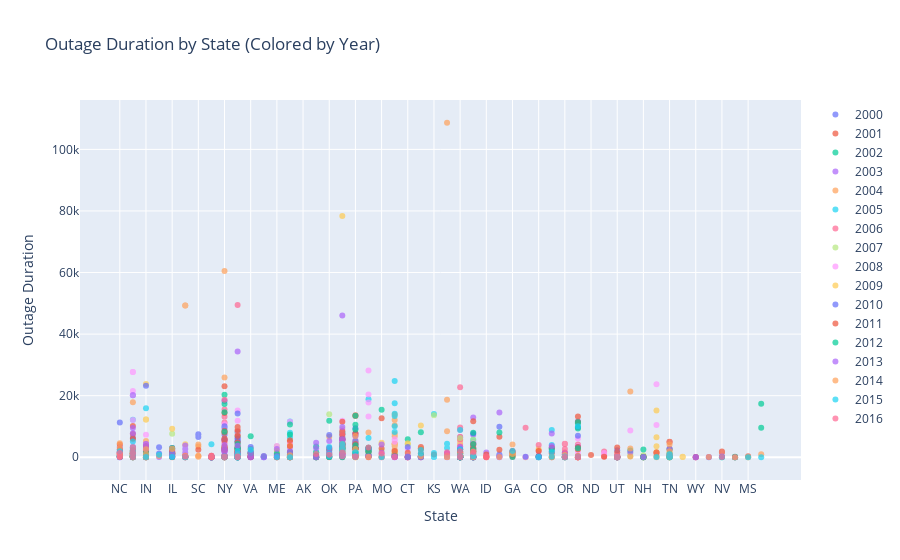

Here is the notebook cell this chart was saved with:
### Markdown cell above
### EDA

### Code cell
year_duration = go.Figure()

for year in data['Year'].unique():
    year_data = data[data['Year'] == year]
    year_duration.add_trace(go.Scatter(
        x=year_data['State'],
        y=year_data['Outage Duration'],
        mode='markers',
        name=year,
        marker=dict(size=6),
        opacity=0.7
    ))

year_duration.update_layout(
    title='Outage Duration by State (Colored by Year)',
    xaxis_title='State',
    yaxis_title='Outage Duration',
    showlegend=True
)

year_duration.show()

### Figure 1 — Plotly figure (JSON) as saved in the notebook; plotly's stock layout.template omitted (floating-point values rounded to 4 significant figures; data arrays with more than 128 entries replaced by an {"elided": "..."} marker saying what was removed)
{"data": [{"marker": {"size": 6}, "mode": "markers", "name": "2000", "opacity": 0.7, "type": "scatter", "x": ["NC", "TX", "TX", "IN", "AL", "AL", "AL", "IL", "IL", "IL", "AZ", "TX", "AZ", "NC", "NC", "SC", "SC", "DE", "NY", "CA", "VA", "NM", "ME", "OH", "TX", "AK"], "y": [null, 70, null, null, null, 3264, 1230, null, null, 1200, 66, 2159, null, 11280, 2490, 7440, 6600, null, 681, null, null, 0, null, null, 480, null]}, {"marker": {"size": 6}, "mode": "markers", "name": "2001", "opacity": 0.7, "type": "scatter", "x": ["TX", "NY", "VA", "CA", "CA", "CA", "CA", "TX", "CA", "CA", "CA", "CA", "CA", "TX", "MA"], "y": [10140, 494, 241, 108, 75, null, 141, 167, 140, 2055, 1835, 554, 316, 1440, 103]}, {"marker": {"size": 6}, "mode": "markers", "name": "2002", "opacity": 0.7, "type": "scatter", "x": ["CA", "OK", "MI", "PA", "PA", "CA", "CA", "LA", "VA", "CA", "MO", "AZ", "FL", "CT", "CA", "AR", "KS"], "y": [2820, 11880, 3600, 2790, 720, 336, 5160, null, 2691, 47, 15420, null, 230, 5880, 6780, 8160, null]}, {"marker": {"size": 6}, "mode": "markers", "name": "2003", "opacity": 0.7, "type": "scatter", "x": ["WI", "CA", "TX", "MI", "NC", "MA", "WA", "MD", "MI", "TX", "PA", "MD", "ID", "MI", "MD", "FL", "MD", "AZ", "MI", "NC", "CA", "NC", "AZ", "MI", "MD", "VA", "TX", "NY", "DC", "NY", "NY", "OH", "CA", "VA", "MI", "IL", "WI", "NY", "CA", "MI", "MI", "IL", "OH", "OH", "CA", "IL"], "y": [960, 721, 757, 3300, 3388, 115, 6480, 7298, 761, 9486, 4338, 4080, 1548, 46080, 12890, 816, 1950, 35, 2694, 1528, 1914, 15, 100, 5700, 4920, 115, 186, 2089, 14500, 2100, 5513, 1440, 125, 131, 5820, 360, 1219, 1732, 5910, 3051, 4200, 120, 3137, 5040, 34390, 960]}, {"marker": {"size": 6}, "mode": "markers", "name": "2004", "opacity": 0.7, "type": "scatter", "x": ["FL", "IL", "FL", "FL", "TX", "AZ", "TX", "FL", "FL", "FL", "FL", "FL", "AZ", "IL", "FL", "FL", "GA", "VA", "WA", "CA", "CA", "TX", "IN", "CA", "NE", "CA", "TX", "TX", "TX", "CA", "CA", "CA", "GA", "CA", "GA", "CA", "TX", "GA", "WA", "GA", "CA", "MI", "FL", "OH", "MI", "OH", "NY", "NY", "LA", "PA", "LA", "MI", "FL", "NY", "FL", "FL", "FL", "FL", "OK", "FL", "SC", "NC", "MI", "AZ", "ID", "MI", "MD", "MA", "SC", "LA", "MD"], "y": [1099, 1530, 2460, 13920, 1200, 49320, 150, 2040, 10380, 7560, 221, 6840, 49320, 1320, 1680, 12060, 1560, 624, 5340, 161, 572, 39, 5250, 2759, 4, 64, 1200, 600, 17865, 1414, 2790, 33, 810, 270, 1800, 1950, 900, 360, 4285, 360, 900, 5840, 3600, 4920, 3360, 4920, 3120, 2400, 8054, 2319, 1755, 5700, 4320, 4680, 480, 1005, 221, 4320, 6685, 4320, 488, 1890, 4560, 418, 95, 7800, 2279, 374, 3480, 2100, 1671]}, {"marker": {"size": 6}, "mode": "markers", "name": "2005", "opacity": 0.7, "type": "scatter", "x": ["CA", "MI", "NY", "MI", "LA", "MI", "PA", "MI", "PA", "CO", "MN", "TX", "NC", "TX", "CA", "MN", "AR", "KS", "IN", "NC", "OH", "OH", "WI", "IL", "CA", "OH", "WI", "CA", "TX", "MI", "CA", "CA", "GA", "CA", "CA", "CA", "FL", "FL", "LA", "GA", "MD", "LA", "LA", "FL", "FL", "MD", "FL", "FL", "MD", "MI", "FL", "TX", "CA", "LA", "FL"], "y": [8100, 7530, 3240, 7620, 2160, 3120, 1757, 6510, 1714, null, 8880, 1110, 240, 420, 8, 3960, 126, 14040, 15950, 1440, 6480, 7920, 3000, 149, 250, 11640, 4410, 245, 1620, 8160, 249, 13, 1865, 171, 84, 202, 17520, 8189, 6240, 1380, 4517, 692, 18804, 720, 14101, 5628, 13430, 10080, 2760, 2939, 24780, 12180, 4740, 1440, 1080]}, {"marker": {"size": 6}, "mode": "markers", "name": "2006", "opacity": 0.7, "type": "scatter", "x": ["TX", "MD", "MD", "OH", "OR", "OR", "NJ", "IN", "CA", "MD", "NC", "NC", "OR", "CA", "PA", "WA", "CA", "PA", "WA", "CA", "CA", "PA", "CA", "PA", "WA", "WA", "NY", "IL", "CA", "PA", "NY", "IL", "NY", "WA", "CA", "WA", "IL", "WA", "WA", "CA", "NY", "OH", "NJ", "VA", "OK", "CT", "MI", "TX", "ND", "CO", "AR", "TX", "HI", "GA", "MI", "TX", "TX", "TX", "ME", "HI", "CO", "TX", "VA", "HI", "VA", "TX", "NE"], "y": [900, 3938, 2610, 1420, 4380, 4313, 3720, 4045, 437, 4440, 990, 180, 1050, 180, 3060, 22769, 2645, 4800, 6690, 365, 334, 2985, 159, 3058, 2639, 8940, 11296, 1680, 8472, 7523, 13140, 1440, 448, 9630, 180, 3507, 2370, 2820, 5855, 7371, 15492, 420, 4140, 168, 300, 145, 7080, 121, null, 439, 414, 95, 543, 120, 6420, 189, 271, 245, 198, 237, 2140, 130, 485, 1906, 1072, 600, 9600]}, {"marker": {"size": 6}, "mode": "markers", "name": "2007", "opacity": 0.7, "type": "scatter", "x": ["CA", "CA", "CA", "IL", "MI", "OK", "MI", "UT", "WA", "CT", "CA", "TX", "KS", "MI", "CA", "IA", "NY", "CA", "CA", "TX", "CA", "WA", "CA", "VA", "TX", "NH", "IL", "IL", "CA", "VA", "TX", "TX", "IA", "MI", "CA", "MD", "MI", "PA", "MI", "MD", "CA", "CA", "ME", "CA", "CA", "ME", "TX", "IN", "ME", "MO", "CA", "CA", "MI", "NY", "NY", "CA"], "y": [962, 230, 854, 7609, 9150, 13972, 5790, 283, 2040, 4260, 435, 318, 13650, 168, 3301, 1044, 3300, 182, 1560, 766, 155, 6276, 64, 816, 2340, 660, 1200, 1200, 420, 385, 690, null, 347, 3120, 300, 5790, 4830, 78, 3637, 3060, 959, 37, 1676, 4080, null, 950, 1830, 47, 3604, 2070, 17, 21, 4320, 49, 48, 1230]}, {"marker": {"size": 6}, "mode": "markers", "name": "2008", "opacity": 0.7, "type": "scatter", "x": ["MO", "NC", "PA", "CA", "PA", "CA", "CA", "PA", "CA", "OH", "FL", "CA", "CA", "IA", "KY", "KY", "KY", "KY", "ME", "NE", "ME", "ME", "TX", "PA", "WA", "NY", "OH", "CA", "NY", "CA", "GA", "LA", "CT", "LA", "TX", "MI", "MD", "FL", "MD", "MI", "MI", "OH", "MI", "FL", "NY", "FL", "MI", "MI", "LA", "FL", "FL", "LA", "NY", "CA", "PA", "OH", "UT", "MI", "FL", "HI", "OH", "MI", "CT", "OR", "LA", "FL", "LA", "MI", "CA", "NY", "IN", "IN", "CA", "TX", "NJ", "TN", "IN", "CA", "NJ", "IN", "NJ", "IN", "IL", "CA", "NJ", "CA", "NC", "IN", "IL", "CA", "IL", "TX", "CA", "CA", "IN", "IL", "IN", "CA", "CA", "VA", "TX", "VA", "IN", "CA", "VA", "CA", "TX", "CA", "TX", "TX", "CA"], "y": [870, 1318, 299, 523, 6713, null, 749, 6938, 1054, 2190, 182, 224, 15180, 8670, 10499, 23700, 1020, 300, 618, 60, 1037, 3667, 27698, 2684, 248, 3584, 805, 270, 50, 437, 1950, 17812, 2640, 20416, 847, 8922, 4470, 91, 1320, 11850, 5580, 11420, 4110, 155, 10726, 5820, 270, 705, 28170, 5071, 61, 355, 5400, 155, 5579, 11531, 871, 5115, 38, 1367, 4200, 7650, 110, 200, 420, 396, 13215, 1140, 3, 4710, 3872, 10, 269, 3360, 333, 840, 96, 4605, 3599, 2120, 6090, 35, 720, 252, 1365, 865, 885, 233, 3000, 751, 810, 5595, 214, 761, 1130, 2010, 7319, 759, 234, 570, 27698, 1826, 1, 11867, 424, 829, 12124, 1035, 3569, 21540, 179]}, {"marker": {"size": 6}, "mode": "markers", "name": "2009", "opacity": 0.7, "type": "scatter", "x": ["FL", "LA", "UT", "TX", "MI", "MD", "LA", "TX", "OH", "TX", "CA", "MI", "MI", "LA", "MI", "AR", "SD", "MI", "MI", "CA", "MI", "CA", "CA", "IN", "IN", "TX", "IL", "OH", "IN", "MI", "MI", "TN", "NC", "LA", "CA", "AZ", "TN", "IN", "TX", "CA", "IL", "CA", "CO", "VA", "MO", "KY", "CA", "WY", "CA", "CA", "KY", "TX", "CA", "KY", "KY", "WA", "TX", "KY", "MO", "AR", "OH", "TX", "TX", "ME", "LA", "MO", "ME", "VA", "CT", "SD", "TN", "PA", "TX", "GA", "CA", "CA", "TX", "TX"], "y": [1419, 300, 15, 240, 3540, 2855, 732, 1920, 930, 210, 89, 4259, 1588, 300, 3015, 2700, 181, 5670, 5700, 89, 78377, 909, 900, 23773, 65, 1560, 659, 1733, 12240, 4590, 3915, 762, 1460, 300, 326, 4200, 32, 12240, 6000, 400, 9230, 390, 2710, 2640, 4150, 1680, 125, 106, 1080, 945, 652, 885, 40, 3570, 6492, 1204, 570, 15180, 4740, 10274, 3630, 215, 1500, 881, 510, 810, 2108, 1337, 4560, 59, 136, 5160, 2220, 1200, 124, null, 224, 330]}, {"marker": {"size": 6}, "mode": "markers", "name": "2010", "opacity": 0.7, "type": "scatter", "x": ["ME", "CA", "DC", "NY", "CA", "NY", "CO", "MI", "DC", "PA", "NC", "CA", "LA", "LA", "DC", "PA", "OH", "NY", "TX", "PA", "NY", "AR", "PA", "PA", "LA", "LA", "PA", "LA", "PA", "NY", "PA", "CA", "IN", "CA", "MN", "CA", "DE", "VA", "NJ", "CA", "CA", "NJ", "IL", "TX", "TX", "VA", "MD", "NC", "MN", "WI", "WY", "NJ", "CA", "CA", "CA", "VA", "MT", "CA", "NE", "CA", "CA", "WI", "CA", "WA", "NJ", "WA", "CA", "CA", "CA", "VA", "MI", "CA", "OK", "MI", "IN", "CA", "IN", "MD", "FL", "MI", "NY", "LA", "LA", "TX", "LA", "MI", "LA", "LA", "CA", "CA", "OK", "CA", "UT", "CT", "MN", "MI", "NY", "IL", "CA", "TX", "IL", "CT", "IL", "MI", "CA", "MI"], "y": [673, 251, 390, 18240, 122, 5760, 391, 5730, 9886, 2865, 42, 5227, 430, 2775, 855, 3232, 1843, 21, 940, 5320, 7320, 206, 7709, 7080, 2775, 2775, 376, 2775, 9450, 2520, 4792, 199, 1980, 660, 1860, 56, 50, 3366, 11580, 144, 177, 9719, 2100, 360, 6300, 235, 3040, 0, 3000, 480, 61, 3300, 1524, 268, 39, 30, 13, 14190, 159, 871, 6070, 388, 294, 2700, 7020, 2460, 1470, 47, 135, 144, 1019, 50, 148, 4170, 23187, 451, 513, 7700, 372, 5610, 9480, 2880, 430, 685, 467, 2820, 557, 295, 11, 47, 7200, 1008, 2275, 76, 2970, 4260, 10080, 2700, 2895, 2142, 3000, 3305, 2680, 6030, 5, 600]}, {"marker": {"size": 6}, "mode": "markers", "name": "2011", "opacity": 0.7, "type": "scatter", "x": {"elided": "269 str values"}, "y": {"elided": "269 int values"}}, {"marker": {"size": 6}, "mode": "markers", "name": "2012", "opacity": 0.7, "type": "scatter", "x": {"elided": "174 str values"}, "y": {"elided": "174 int values"}}, {"marker": {"size": 6}, "mode": "markers", "name": "2013", "opacity": 0.7, "type": "scatter", "x": {"elided": "153 str values"}, "y": {"elided": "153 int values"}}, {"marker": {"size": 6}, "mode": "markers", "name": "2014", "opacity": 0.7, "type": "scatter", "x": ["NC", "NC", "NC", "WI", "NJ", "WI", "TX", "WI", "TX", "AR", "WI", "WI", "TN", "WI", "WI", "WI", "WI", "DE", "WI", "OR", "TX", "DC", "TN", "OR", "TX", "TX", "TX", "GA", "OH", "GA", "TN", "MI", "OR", "TN", "MI", "OR", "VT", "NJ", "SC", "SC", "WV", "TN", "MN", "TN", "NC", "TX", "MI", "TN", "TX", "NC", "TN", "MO", "TX", "SC", "TN", "OH", "NC", "TX", "UT", "UT", "NY", "CA", "UT", "WA", "NY", "IL", "MN", "NY", "CA", "IL", "UT", "MT", "UT", "IA", "MS", "MS", "KY", "PA", "PA", "PA", "MD", "MD", "LA", "AZ", "MD", "AZ", "AZ", "AZ", "IA", "AZ", "CA", "WA", "WA", "PA", "NY", "PA", "CA", "PA", "AZ", "IA", "NJ", "AL", "IN", "CA", "IN", "CA", "IN", "DE", "CA", "CA", "TX", "UT"], "y": [1050, 1265, 3120, 44, 353, 60, 2280, null, 990, 285, 135, 108653, 1, 18660, 60, 8468, 538, 30, 90, 120, null, 54, 150, 2, 5, 1559, 1195, 1087, 634, 4122, 150, 2325, 1, 528, 2760, 840, 1, null, 300, 4177, 1000, 1920, 1, 1, 182, 220, 4290, 1, 402, 4510, 4125, 25, null, 180, 1200, 0, 985, 1, 1, 1, 1, null, 13, 1183, 25920, 2761, 60, 0, 1, 2790, 1, 56, 1, 2880, 1, 30, 1, 54, 6940, 1, 1196, 1840, 52, 451, 1, null, 1, 87, 21360, 1, 540, 1, 548, 59, 60480, 1, 370, 2668, 353, 251, null, 390, 3, null, 2580, 324, 1060, 53, 1, 617, 45, 1]}, {"marker": {"size": 6}, "mode": "markers", "name": "2015", "opacity": 0.7, "type": "scatter", "x": ["ME", "AR", "NC", "WA", "TN", "CA", "CA", "CA", "TX", "TX", "TX", "CA", "TN", "CA", "MI", "TN", "NY", "MI", "OK", "OK", "WA", "MI", "OR", "IN", "MI", "MN", "WA", "UT", "NY", "CA", "CA", "NJ", "CA", "WV", "WA", "AZ", "KS", "NJ", "KS", "KS", "KS", "KS", "AR", "TX", "TX", "TX", "NJ", "AZ", "CO", "TX", "AZ", "CA", "TX", "MD", "CA", "NV", "CA", "CA", "WA", "CA", "TN", "PA", "PA", "VA", "WA", "WA", "KY", "CA", "MS", "CA", "UT", "CA", "CA", "OR", "UT", "WA", "OR", "TX", "OR", "NY", "CA", "CA", "MI", "DE", "IL", "GA", "UT", "TX", "TN", "TX", "MO", "TX", "CA", "MN", "TX", "CA", "UT", "OH", "MI", "TX", "WA", "CA", "TX", "AL", "WA", "OK", "TX", "TX", "MO", "TN", "WA", "CA", "TN", "OK", "UT", "CA", "OK", "CA", "OR"], "y": [1, 1226, 1950, null, 935, 12, 797, 26, 1320, 63, 3040, 2050, 95, 236, 1710, 310, 161, 232, 3300, 280, 663, 4338, 210, 120, 1995, 155, null, 1, 255, 1, 360, 132, 295, 1, null, 2, null, null, 90, 348, 1406, 187, 2363, 3300, 550, null, 10080, 70, 105, 1, 50, 247, 1955, 304, 1, 1, 32, 55, 21, null, 251, 90, 1642, 2435, null, 2520, 108, 420, 5, 166, 113, 44, 15, 91, 31, 8880, 60, 373, 1, 5, null, 98, 2700, 4254, 90, 1999, 120, 2690, 19, 5115, 65, 225, 98, 1740, 3000, 989, 20, 7, 2820, 3020, 25, 1, 1, 803, 19, null, 2420, 455, null, 21, 420, 1, null, 1042, 1, 72, null, 157, 1]}, {"marker": {"size": 6}, "mode": "markers", "name": "2016", "opacity": 0.7, "type": "scatter", "x": ["FL", "NJ", "NJ", "CO", "ID", "TN", "ID", "NC", "UT", "ID", "DE", "AZ", "ID", "TX", "TN", "MO", "TX", "MO", "TX", "TX", "OR", "PA", "TX", "OR", "WA", "MA", "OR", "WA", "NY", "CA", "WA", "MI", "WA", "NY", "DE", "OK", "WA", "DE", "CA", "UT", "CA", "MI", "MD", "NV", "CA", "LA", "NY", "DE", "WI", "LA", "WA", "NY", "TX", "WA", "PA", "NC", "UT", "UT", "UT"], "y": [83, 76, 1, 4019, 220, null, null, 167, 60, 0, 213, 227, 224, 3255, null, null, 2655, 1199, 5, 1185, 73, 164, 3050, 2680, 313, 1068, null, null, null, null, null, 300, 1919, 18717, 65, 796, 1, 1, 223, 15, 25, 1513, 1673, 60, 49427, null, 191, 507, 1605, 3180, null, 73, 1455, null, 278, 1355, 204, 60, 21]}], "layout": {"showlegend": true, "title": {"text": "Outage Duration by State (Colored by Year)"}, "xaxis": {"title": {"text": "State"}}, "yaxis": {"title": {"text": "Outage Duration"}}}}
